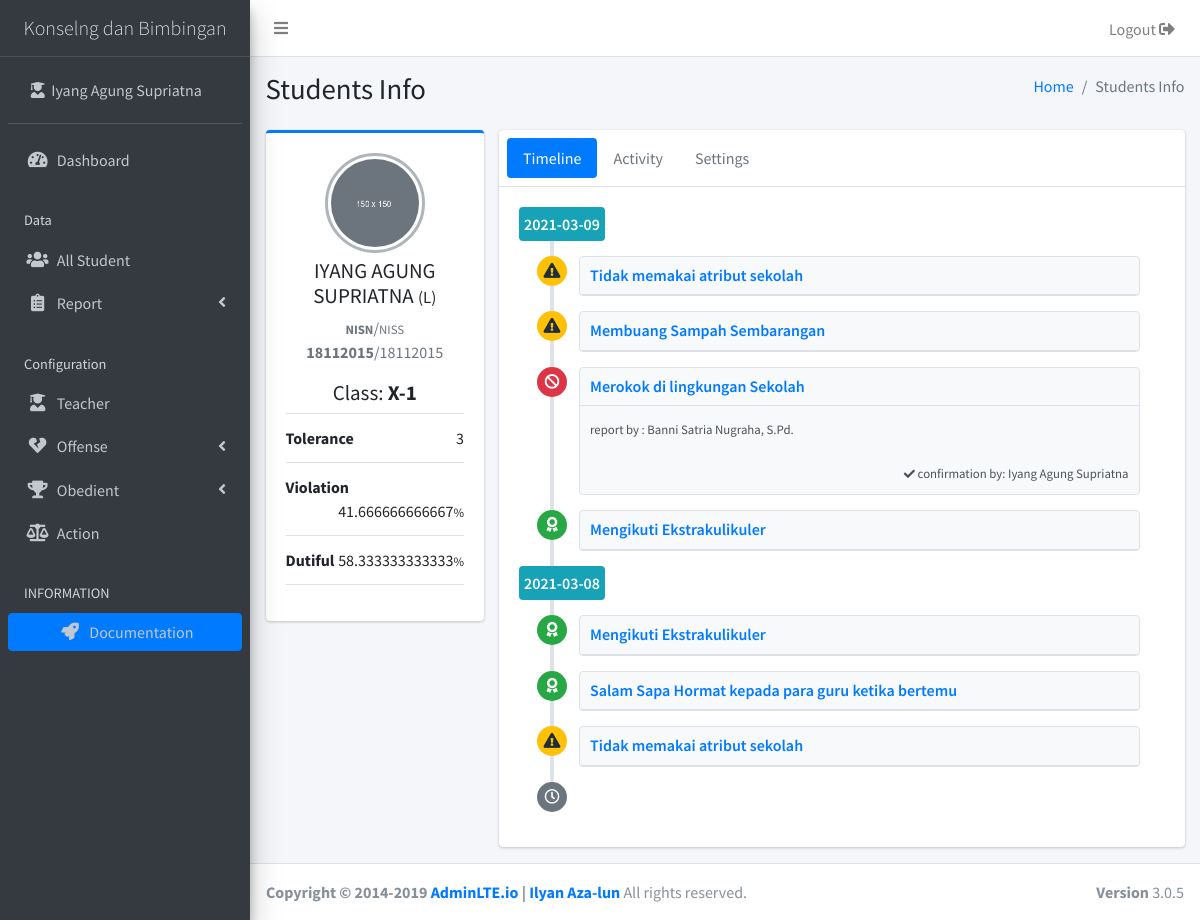
The app's page /students/info/18112015 (signed in) with its own data.
### tables this page shows
CREATE TABLE `tbl_configuration` (
  `variable` varchar(255) NOT NULL,
  `value` text NOT NULL
);

CREATE TABLE `tbl_student` (
  `NISS` int(11) NOT NULL,
  `NISN` bigint(20) DEFAULT NULL,
  `fullname` varchar(40) DEFAULT NULL,
  `gender` varchar(1) DEFAULT NULL,
  `class` varchar(6) DEFAULT NULL
);

CREATE TABLE `tbl_reporting` (
  `id` varchar(255) NOT NULL,
  `id_behavior` varchar(255) NOT NULL,
  `type` varchar(255) NOT NULL,
  `NISS` varchar(255) NOT NULL,
  `id_reporter` varchar(255) NOT NULL,
  `id_confirmation` varchar(255) NOT NULL,
  `date` date NOT NULL
);

CREATE TABLE `tbl_criteria` (
  `id` varchar(255) NOT NULL,
  `name` varchar(255) NOT NULL,
  `type` varchar(255) NOT NULL,
  `weight` float NOT NULL
);

CREATE TABLE `tbl_teacher` (
  `NIP` int(11) NOT NULL,
  `homeroom_teacher` varchar(29) DEFAULT NULL,
  `class` varchar(32) DEFAULT NULL,
  `password` varchar(255) DEFAULT NULL
);

### _app/core/Controller.php (called while the page is built, shortened)
<?php
class Controller
{
	public function View($view, $data = []){
		require_once '_app/views/'.$view.'.php';
	}
	public function Model($model){
		return new $model;
	}
}

### _app/core/App.php (called while the page is built, shortened)
<?php
class App
{
	protected $method = 'index';
	protected $params = [];
	function __construct(){
		$url = $this->parseURL();
		if (isset($url[0])) {
			if (file_exists('_app/controllers/'.ucwords($url[0]).'.php')) {
				unset($url[0]);
			}
		}
		$this->controller = new $this->controller;
		if (isset($url[1])) {
			if (method_exists($this->controller, $url[1])) {
				$this->method = $url[1];
				unset($url[1]);
			}
		}
		if (!empty($url)) {
			$this->params = array_values($url);
		}
		call_user_func_array([$this->controller, $this->method], $this->params);
	}
	public function parseURL(){
		if(isset($_GET['url'])){
			$url = rtrim($_GET['url'],'/');
			$url = filter_var($url, FILTER_SANITIZE_URL);
			$url = explode('/', $url);
			return $url;
		}
	}
}

### index.php (called while the page is built, shortened)
<?php
	require_once '_app/init.php';
	new App;

### _app/init.php (called while the page is built, shortened)
<?php
	spl_autoload_register(function($class){
		$class = explode('\\', $class);
		$class = end($class);
	});

### _app/core/Database.php (called while the page is built, shortened)
<?php
class Database{
	private $host = DB_HOST;
	private $user = DB_USER;
	private $pass = DB_PASS;
	private $name = DB_NAME;
	private $dbh;
	private $stmt;
	public function __construct(){
		$dsn     = 'mysql:host='.$this->host.';dbname='.$this->name;
		$options = [
			PDO::ATTR_PERSISTENT =>true,
			PDO::ATTR_ERRMODE => PDO::ERRMODE_EXCEPTION
		];
		try {
			$this->dbh = new PDO($dsn, $this->user, $this->pass, $options);
		} catch (PDOException $e) {
			die($e->getMessage());
		}
	}
	public function query($query){
		$this->stmt = $this->dbh->prepare($query);
	}
	public function bind($param, $value, $type = null){
		if (is_null($type)) {
			switch (true) {
				default:
					$type = PDO::PARAM_STR;
					break;
			}
		}
		$this->stmt->bindValue($param, $value, $type);
	}
	public function execute(){
		$this->stmt->execute();
	}
	public function resultSet(){
		$this->execute();
		return $this->stmt->fetchAll(PDO::FETCH_ASSOC);
	}
}

### _app/models/M_home.php (called while the page is built, shortened)
<?php
class M_home{
	private $db;
	function __construct(){
		$this->db = new Database;
	}
	public function load_configuration(){
		$this->db->query('SELECT * FROM tbl_configuration');
		$this->db->execute();
		return $this->db->resultSet();
	}
}

### _app/models/M_students.php (called while the page is built, shortened)
<?php
class M_students
{
	private $db;
	function __construct(){
		$this->db = new Database;
	}
	public function select_studentBy_NISN($NISS)
	{
		$sql = 'SELECT `NISN`, `NISS`, `fullname`, `gender`, `class` FROM `tbl_student` WHERE `NISS` = :NISS ';
		$sql .= ( $_SESSION['user']['class'] !== "staff") ? 'AND `class` =\''.$_SESSION['user']['class'].'\';' : ';';
		$this->db->query($sql);
		$this->db->bind('NISS',$NISS);
		$this->db->execute();
		return $this->db->single();
	}
}

### _app/models/M_report.php (called while the page is built, shortened)
<?php
class M_report
{
	private $db;
	function __construct(){
		$this->db = new Database;
	}
	public function select_reportBy_NISS($NISS)
	{
		$this->db->query('
			SELECT
				  `report`.`id`
			    , `report`.`id_behavior`
			    , `criteria`.`name`
			    , `report`.`type`
			    , `report`.`NISS`
			    , `student`.`fullname`
			    , `student`.`class`
			    , `teacher_reporter`.`homeroom_teacher` AS `reporter`
			    , `teacher_confirmation`.`homeroom_teacher` AS `confirmation`
			    , `report`.`date`
			FROM tbl_reporting `report`
			JOIN tbl_criteria `criteria` ON `report`.id_behavior = `criteria`.id
			JOIN tbl_student `student` ON `report`.NISS = `student`.NISS
			JOIN tbl_teacher `teacher_reporter` ON `report`.id_reporter = `teacher_reporter`.NIP
			JOIN tbl_teacher `teacher_confirmation` ON `report`.id_confirmation = `teacher_confirmation`.NIP
			WHERE `report`.NISS = :NISS');
		$this->db->bind('NISS', $NISS);
		$this->db->execute();
		return $this->db->resultSet();
	}
	public function select_report_date($NISS)
	{
		$this->db->query('
			SELECT `date` FROM tbl_reporting WHERE NISS = :NISS GROUP BY date DESC');
		$this->db->bind('NISS', $NISS);
		$this->db->execute();
		return $this->db->resultSet();
	}
	public function select_typeCriteriaAnd_value($NISS)
	{
		$this->db->query("
			SELECT
		 	(SELECT COUNT(tbl_reporting.type) FROM tbl_reporting WHERE tbl_reporting.type = 'tolerance' AND tbl_reporting.NISS = :NISS) as total_tolerance
			,(SELECT SUM(tbl_criteria.weight) FROM tbl_reporting
			    JOIN tbl_criteria ON tbl_reporting.id_behavior = tbl_criteria.id
			 WHERE tbl_reporting.type = 'violation' AND tbl_reporting.NISS = :NISS) as total_violation
			,(SELECT SUM(tbl_criteria.weight) FROM tbl_reporting
			    JOIN tbl_criteria ON tbl_reporting.id_behavior = tbl_criteria.id
			  WHERE tbl_reporting.type = 'dutiful' AND tbl_reporting.NISS = :NISS) as total_dutiful
			FROM `tbl_reporting` WHERE tbl_reporting.NISS = :NISS GROUP BY tbl_reporting.NISS;");
		$this->db->bind('NISS', $NISS);
		$this->db->execute();
		return $this->db->single();
	}
}

### _app/views/student/info.php (the view, shortened to what this page needs)
<?php
function countPersentase($type, $data){
  $result = (!empty($data)) ? ((int)$data[$type]*100)/((int)$data['total_violation']+(int)$data['total_dutiful']) : 'Null' ;
  return $result;
}
?>
<section class="content">
  <div class="container-fluid">
    <div class="row">
      <div class="col-3">
        <div class="card card-primary card-outline">
          <div class="card-body box-profile">
            <div class="text-center">
              <img class="profile-user-img img-fluid img-circle"
              src="<?=BASEURL?>/_assets/dist/img/default-150x150.png"
              alt="User profile picture">
            </div>
            <h3 class="profile-username text-center"><?=$data['student']['fullname']?> <small>(<?=$data['student']['gender']?>)</small></h3>
            <p class="text-muted text-center"><small><b>NISN</b></small>/<small>NISS</small> <b><?=$data['student']['NISN']?></b>/<?=$data['student']['NISS']?></p>
            <h4 class="profile-username text-center">Class: <b><?=$data['student']['class']?></b></h4>
            <ul class="list-group list-group-unbordered mb-3">
              <li class="list-group-item">
                <b>Tolerance</b> <a class="float-right"><?=($data['type'])?$data['type']['total_tolerance']:'Null'?></a>
              </li>
              <li class="list-group-item">
                <b>Violation</b> <a class="float-right"><?=@countPersentase('total_violation', @$data['type'])?><small>%</small></a>
              </li>
              <li class="list-group-item">
                <b>Dutiful</b> <a class="float-right"><?=@countPersentase('total_dutiful', @$data['type'])?><small>%</small></a>
              </li>
            </ul>
          </div>
        </div>
      </div>
      <div class="col-md-9">
        <div class="card">
          <div class="card-header p-2">
            <ul class="nav nav-pills">
              <li class="nav-item"><a class="nav-link active" href="#timeline" data-toggle="tab">Timeline</a></li>
              <li class="nav-item"><a class="nav-link" href="#activity" data-toggle="tab">Activity</a></li>
              <li class="nav-item"><a class="nav-link" href="#settings" data-toggle="tab">Settings</a></li>
            </ul>
          </div>
          <div class="card-body">
            <div class="tab-content">
              <div class="active tab-pane" id="timeline">
                <div class="timeline timeline-inverse">
                  <?php if (!empty($data['report'])): ?>
                  <?php foreach ($data['date'] as $keys => $values): ?>
                    <div class="time-label">
                      <span class="bg-info">
                        <?=$values['date']?>
                      </span>
                    </div>
                    <?php foreach ($data['report'] as $key => $value): ?>
                      <?php if ($values['date']==$value['date']): ?>
                     <div>
                      <i class="fas fa-<?=($value['type']=='tolerance')?'exclamation-triangle':(($value['type']=='violation')?'ban':'award')?> bg-<?=($value['type']=='tolerance')?'warning':(($value['type']=='violation')?'danger':'success')?>"></i>
                      <div class="timeline-item">
                        <h3 class="timeline-header"><a href="<?=BASEURL?>/report/<?=$value['type']?>"><?=$value['name']?></a></h3>
                        <?php if ($value['type']=='violation'): ?>
                        <div class="timeline-body">
                          <small>report by : <?=$value['reporter']?></small>
                        </div>
                        <?php endif ?>
                        <?php if ($value['type']=='violation'): ?>
                        <div class="timeline-footer text-right">
                          <span><small><i class="fa fa-check fa-sm"></i> confirmation by: <?=$value['confirmation']?></small></span>
                        </div>
                        <?php endif ?>
                      </div>
                    </div>
                      <?php endif ?>
                    <?php endforeach ?>
                  <?php endforeach ?>
                  <?php endif ?>
                  <div>
                    <i class="far fa-clock bg-gray"></i>
                  </div>
                </div>
              </div>
            </div>
          </div>
        </div>
      </div>
    </div>
  </div>
</section>

### _app/views/components/sidebar.php (shortened to what this page needs)
  <link rel="stylesheet" href="<?=BASEURL?>/_assets/dist/css/adminlte.min.css">
</head>
<body class="hold-transition sidebar-mini layout-fixed pace-primary">
  <div class="wrapper">
    <nav class="main-header navbar navbar-expand navbar-white navbar-light">
      <ul class="navbar-nav">
        <li class="nav-item">
          <a class="nav-link" data-widget="pushmenu" href="#" role="button"><i class="fas fa-bars"></i></a>
        </li>
      </ul>
      <ul class="navbar-nav ml-auto">
        <li class="nav-item d-none d-sm-inline-block">
          <a data-toggle="modal" data-target="#logoutModal" class="btn nav-link">Logout <i class="fas fa-sign-out-alt"></i></a>
        </li>
      </ul>
    </nav>
    <aside class="main-sidebar sidebar-dark-primary elevation-4">
      <a href="<?=BASEURL?>/" class="brand-link text-center">
        <span class="brand-text font-weight-light"><?=$this->title?></span>
      </a>
      <div class="sidebar">
        <div class="user-panel mt-3 pb-3 mb-3 d-flex">
          <div class="image">
          </div>
          <div class="info">
            <a href="<?=BASEURL?>" class="d-block"><i class="fa fa-user-graduate"></i>&nbsp;&nbsp;<?=explode(',', $_SESSION['user']['homeroom_teacher'])[0]?></a>
          </div>
        </div>
        <nav class="mt-2">
          <ul class="nav nav-pills nav-sidebar flex-column" data-widget="treeview" role="menu" data-accordion="false">
           <li class="nav-item has-treeview">
            <a href="<?=BASEURL?>" class="nav-link">
              <i class="nav-icon fas fa-tachometer-alt"></i>
              <p>
                Dashboard
              </p>
            </a>
          </li>
          <li class="nav-header">Data</li>
          <?php if ($_SESSION['user']['class'] == "staff" ): ?>
            <li class="nav-item">
              <a href="<?=BASEURL?>/students/<?=base64_encode('all')?>" class="nav-link">
                <i class="nav-icon fas fa-users"></i>
                All Student
              </a>
            </li>
            <?php endif ?>
            <li class="nav-item has-treeview">
              <a href="#" class="nav-link">
                <i class="nav-icon fa fa-clipboard-list"></i>
                <p>
                  Report
                  <i class="fas fa-angle-left right"></i>
                </p>
              </a>
            </li>
            <?php if ($_SESSION['user']['class'] == "staff" ): ?>
              <li class="nav-header">Configuration</li>
              <li class="nav-item">
                <a href="<?=BASEURL?>/teacher" class="nav-link">
                 <i class="fa fa-user-graduate nav-icon"></i>
                 <p>Teacher</p>
               </a>
             </li>
             <li class="nav-item has-treeview">
              <a href="#" class="nav-link">
                <i class="nav-icon fas fa-heart-broken"></i>
                <p>
                  Offense
                  <i class="fas fa-angle-left right"></i>
                </p>
              </a>
            </li>
            <li class="nav-item has-treeview">
              <a href="#" class="nav-link">
                <i class="nav-icon fas fa-trophy"></i>
                <p>
                  Obedient
                  <i class="fas fa-angle-left right"></i>
                </p>
              </a>
            </li>
            <li class="nav-item">
                <a href="<?=BASEURL?>/action" class="nav-link">
                 <i class="fa fa-balance-scale nav-icon"></i>
                 <p>Action</p>
               </a>
             </li>
          <?php endif ?>
          <li class="nav-header">INFORMATION</li>
          <li class="nav-item text-center">
            <a href="#" class="btn btn-primary btn-block">
              <i class="fa fa-rocket nav-icon"></i>
              Documentation
            </a>
          </li>
        </ul>
      </nav>
    </div>
  </aside>

### records on screen
tbl_configuration: value "Konselng dan Bimbingan"
tbl_student: fullname "IYANG AGUNG SUPRIATNA", gender "L", NISN "18112015", NISS "18112015", class "X-1"
tbl_reporting: tbl_criteria.name "Tidak memakai atribut sekolah"
tbl_reporting: tbl_criteria.name "Membuang Sampah Sembarangan"
tbl_reporting: tbl_criteria.name "Merokok di lingkungan Sekolah", tbl_teacher.homeroom_teacher "Banni Satria Nugraha, S.Pd.", tbl_teacher.homeroom_teacher "Iyang Agung Supriatna"
tbl_reporting: tbl_criteria.name "Mengikuti Ekstrakulikuler"
tbl_reporting: tbl_criteria.name "Mengikuti Ekstrakulikuler"
tbl_reporting: tbl_criteria.name "Salam Sapa Hormat kepada para guru ketika bertemu"
tbl_reporting: tbl_criteria.name "Tidak memakai atribut sekolah"

### other values on screen
explode(',', $_SESSION['user']['homeroom_teacher'])[0] "Iyang Agung Supriatna"
$this->page['title'] "Students Info"
$data['type']['total_tolerance'] "3"
$values['date'] "2021-03-09"
$values['date'] "2021-03-08"
